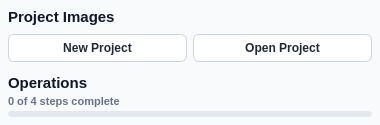
<?xml version="1.0" encoding="UTF-8"?>
<ui version="4.0">
 <class>Sidebar</class>
 <widget class="QWidget" name="sidebar">
  <property name="minimumSize">
   <size>
    <width>380</width>
    <height>0</height>
   </size>
  </property>
  <property name="styleSheet">
   <string notr="true">QWidget#sidebar {
    background-color: #f8fafc;
}
QScrollArea#scroll {
    border: none;
    background: transparent;
}
QWidget#content {
    background-color: #f8fafc;
}
QScrollBar:vertical {
    border: none;
    background: #f1f5f9;
    width: 6px;
    border-radius: 3px;
    margin: 2px 0px 2px 0px;
}
QScrollBar::handle:vertical {
    background: #cbd5e1;
    min-height: 24px;
    border-radius: 3px;
}
QScrollBar::handle:vertical:hover {
    background: #94a3b8;
}
QScrollBar::add-line:vertical, QScrollBar::sub-line:vertical {
    height: 0px;
}
QScrollBar::add-page:vertical, QScrollBar::sub-page:vertical {
    background: none;
}
QScrollBar:horizontal {
    height: 0px;
}
QLabel#projectTitle, QLabel#operationsTitle {
    font-size: 15px;
    font-weight: bold;
    color: #0f172a;
}
QLabel#operationsProgressLabel {
    font-size: 11px;
    color: #64748b;
    font-weight: 500;
}
QProgressBar#operationsProgress {
    background-color: #e2e8f0;
    border-radius: 3px;
    max-height: 6px;
    min-height: 6px;
    border: none;
}
QProgressBar#operationsProgress::chunk {
    background-color: #16a34a;
    border-radius: 3px;
}
QPushButton#newProject, QPushButton#openProject {
    background-color: #ffffff;
    color: #1e293b;
    border: 1px solid #cbd5e1;
    border-radius: 6px;
    padding: 6px 12px;
    font-weight: 500;
    font-size: 12px;
}
QPushButton#newProject:hover, QPushButton#openProject:hover {
    background-color: #f1f5f9;
    border-color: #94a3b8;
}
QPushButton#newProject:pressed, QPushButton#openProject:pressed {
    background-color: #e2e8f0;
}</string>
  </property>
  <layout class="QVBoxLayout" name="layout">
   <property name="spacing">
    <number>0</number>
   </property>
   <property name="leftMargin">
    <number>0</number>
   </property>
   <property name="topMargin">
    <number>0</number>
   </property>
   <property name="rightMargin">
    <number>0</number>
   </property>
   <property name="bottomMargin">
    <number>0</number>
   </property>
   <item>
    <widget class="QScrollArea" name="scroll">
     <property name="frameShape">
      <enum>QFrame::NoFrame</enum>
     </property>
     <property name="horizontalScrollBarPolicy">
      <enum>Qt::ScrollBarAlwaysOff</enum>
     </property>
     <property name="widgetResizable">
      <bool>true</bool>
     </property>
     <widget class="QWidget" name="content">
      <layout class="QVBoxLayout" name="contentLayout">
       <property name="spacing">
        <number>8</number>
       </property>
       <property name="leftMargin">
        <number>8</number>
       </property>
       <property name="topMargin">
        <number>8</number>
       </property>
       <property name="rightMargin">
        <number>8</number>
       </property>
       <property name="bottomMargin">
        <number>8</number>
       </property>
       <item>
        <widget class="QLabel" name="projectTitle">
         <property name="text">
          <string>Project Images</string>
         </property>
        </widget>
       </item>
       <item>
        <layout class="QHBoxLayout" name="projectActions">
         <property name="spacing">
          <number>6</number>
         </property>
         <item>
          <widget class="QPushButton" name="newProject">
           <property name="cursor">
            <cursorShape>PointingHandCursor</cursorShape>
           </property>
           <property name="text">
            <string>New Project</string>
           </property>
          </widget>
         </item>
         <item>
          <widget class="QPushButton" name="openProject">
           <property name="cursor">
            <cursorShape>PointingHandCursor</cursorShape>
           </property>
           <property name="text">
            <string>Open Project</string>
           </property>
          </widget>
         </item>
        </layout>
       </item>
       <item>
        <layout class="QVBoxLayout" name="inputLayout"/>
       </item>
       <item>
        <layout class="QVBoxLayout" name="outputLayout"/>
       </item>
       <item>
        <widget class="QWidget" name="operationsHeaderWidget" native="true">
         <layout class="QVBoxLayout" name="operationsHeaderLayout">
          <property name="spacing">
           <number>3</number>
          </property>
          <property name="leftMargin">
           <number>0</number>
          </property>
          <property name="topMargin">
           <number>4</number>
          </property>
          <property name="rightMargin">
           <number>0</number>
          </property>
          <property name="bottomMargin">
           <number>0</number>
          </property>
          <item>
           <widget class="QLabel" name="operationsTitle">
            <property name="text">
             <string>Operations</string>
            </property>
           </widget>
          </item>
          <item>
           <widget class="QLabel" name="operationsProgressLabel">
            <property name="text">
             <string>0 of 4 steps complete</string>
            </property>
           </widget>
          </item>
          <item>
           <widget class="QProgressBar" name="operationsProgress">
            <property name="maximum">
             <number>4</number>
            </property>
            <property name="value">
             <number>0</number>
            </property>
            <property name="textVisible">
             <bool>false</bool>
            </property>
           </widget>
          </item>
         </layout>
        </widget>
       </item>
       <item>
        <layout class="QVBoxLayout" name="detectLayout"/>
       </item>
       <item>
        <layout class="QVBoxLayout" name="reviewLayout"/>
       </item>
       <item>
        <layout class="QVBoxLayout" name="stackLayout"/>
       </item>
       <item>
        <layout class="QVBoxLayout" name="fillLayout"/>
       </item>
       <item>
        <spacer name="bottomSpace">
         <property name="orientation">
          <enum>Qt::Vertical</enum>
         </property>
         <property name="sizeHint" stdset="0">
          <size>
           <width>0</width>
           <height>0</height>
          </size>
         </property>
        </spacer>
       </item>
      </layout>
     </widget>
    </widget>
   </item>
  </layout>
 </widget>
 <resources/>
 <connections/>
</ui>
